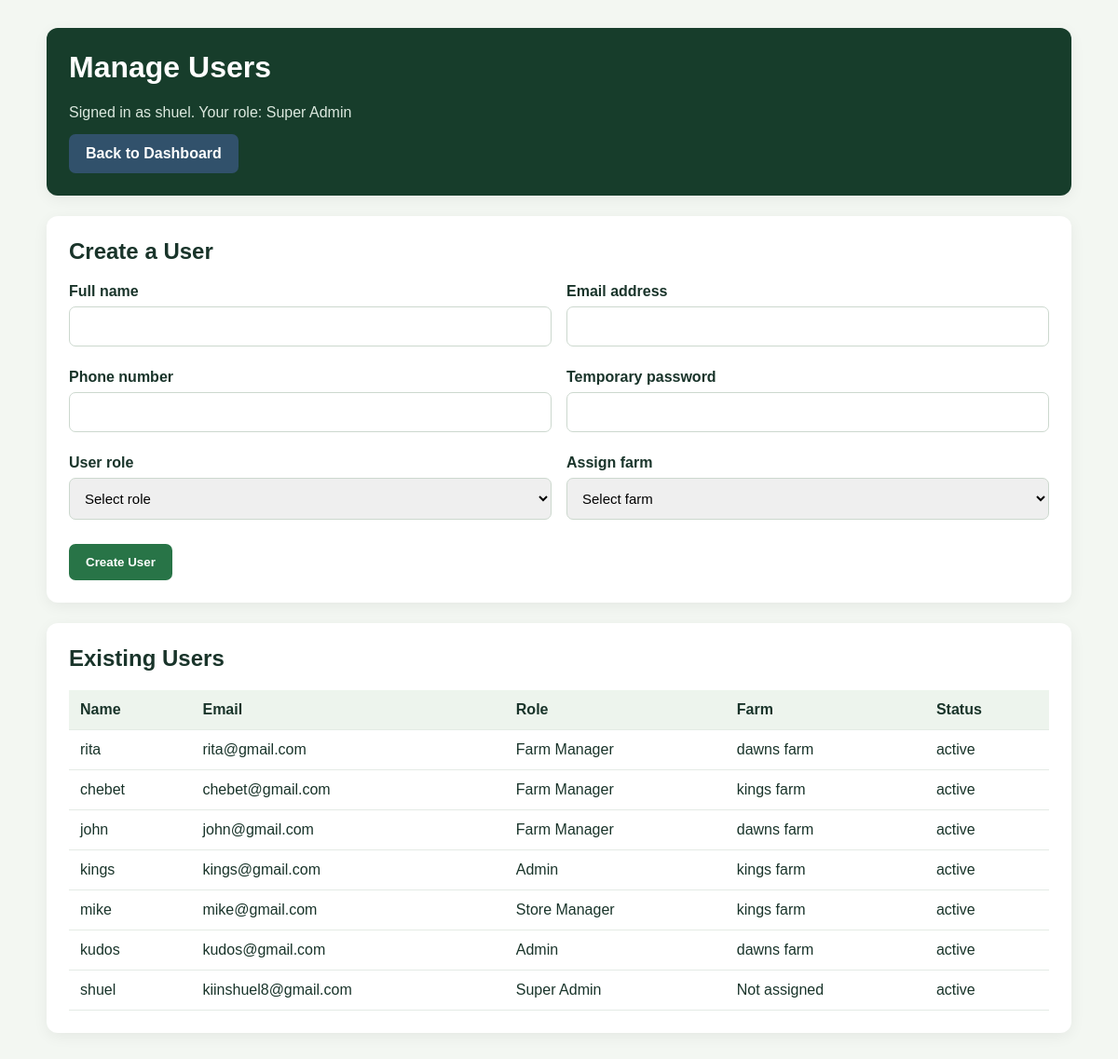
/users.php (signed in), run on the app's committed database.
### tables this page shows
CREATE TABLE `users` (
  `user_id` int(11) NOT NULL,
  `role_id` int(11) NOT NULL,
  `farm_id` int(11) DEFAULT NULL,
  `full_name` varchar(150) NOT NULL,
  `email` varchar(150) NOT NULL,
  `password_hash` varchar(255) NOT NULL,
  `phone` varchar(30) DEFAULT NULL,
  `status` enum('active','inactive') DEFAULT 'active',
  `created_at` timestamp NOT NULL DEFAULT current_timestamp()
);

CREATE TABLE `roles` (
  `role_id` int(11) NOT NULL,
  `role_name` enum('super_admin','admin','farm_manager','store_manager') NOT NULL
);

CREATE TABLE `farms` (
  `farm_id` int(11) NOT NULL,
  `farm_name` varchar(150) NOT NULL,
  `location` varchar(255) DEFAULT NULL,
  `contact_phone` varchar(30) DEFAULT NULL,
  `created_at` timestamp NOT NULL DEFAULT current_timestamp(),
  `status` enum('active','inactive') DEFAULT 'active'
);

### includes/auth.php (called while the page is built, shortened)
<?php
function e(?string $value): string
{
    return htmlspecialchars($value ?? '', ENT_QUOTES, 'UTF-8');
}

### users.php (the view, shortened to what this page needs)
<?php
require_once __DIR__ . '/includes/auth.php';
$pdo = $pdo ?? null;
$currentRole = $_SESSION['role_name'] ?? '';
if ($currentRole === 'super_admin') {
    $listQuery = $pdo->query(
        'SELECT u.user_id, u.full_name, u.email, u.phone, u.status,
                r.role_name, f.farm_name
         FROM users u
         JOIN roles r ON u.role_id = r.role_id
         LEFT JOIN farms f ON u.farm_id = f.farm_id
         ORDER BY u.user_id DESC'
    );
    $users = $listQuery->fetchAll(PDO::FETCH_ASSOC);
}
?>
<!DOCTYPE html>
<html lang="en">
<head>
</head>
<body>
    <div class="container">
        <header class="header">
            <h1>Manage Users</h1>
            <p>
                Signed in as <?= e($_SESSION['full_name'] ?? 'User') ?>.
                Your role: <?= e(ucwords(str_replace('_', ' ', $currentRole))) ?>
            </p>
            <a class="back" href="<?= e($currentRole === 'super_admin'
                                        ? 'super_admin.php' : 'admin.php') ?>">Back to Dashboard</a>
        </header>
        <section class="panel">
            <h2>Create a User</h2>
            <form method="POST" action="users.php">
                <div class="form-grid">
                    <div class="field">
                        <label for="full_name">Full name</label>
                        <input id="full_name" name="full_name"
                            required maxlength="150">
                    </div>
                    <div class="field">
                        <label for="email">Email address</label>
                        <input id="email" name="email" type="email"
                            required maxlength="190">
                    </div>
                    <div class="field">
                        <label for="phone">Phone number</label>
                        <input id="phone" name="phone" type="tel"
                            maxlength="30">
                    </div>
                    <div class="field">
                        <label for="password">Temporary password</label>
                        <input id="password" name="password" type="password"
                            required minlength="8" autocomplete="new-password">
                    </div>
                    <div class="field">
                        <label for="role_name">User role</label>
                        <select id="role_name" name="role_name" required>
                            <option value="">Select role</option>
                        </select>
                    </div>
                    <?php if ($currentRole === 'super_admin'): ?>
                        <div class="field">
                            <label for="farm_id">Assign farm</label>
                            <select id="farm_id" name="farm_id" required>
                                <option value="">Select farm</option>
                            </select>
                        </div>
                    <?php endif; ?>
                </div>
                <button type="submit">Create User</button>
            </form>
        </section>
        <section class="panel">
            <h2>Existing Users</h2>
            <div class="table-wrap">
                <table>
                    <thead>
                        <tr>
                            <th>Name</th>
                            <th>Email</th>
                            <th>Role</th>
                            <th>Farm</th>
                            <th>Status</th>
                        </tr>
                    </thead>
                    <tbody>
                        <?php if (!$users): ?>
                            <tr>
                                <td colspan="5">No users found for this view.</td>
                            </tr>
                        <?php else: ?>
                            <?php foreach ($users as $user): ?>
                                <tr>
                                    <td><?= e($user['full_name']) ?></td>
                                    <td><?= e($user['email']) ?></td>
                                    <td><?= e(ucwords(str_replace('_', ' ', $user['role_name']))) ?></td>
                                    <td><?= e($user['farm_name'] ?? 'Not assigned') ?></td>
                                    <td><?= e($user['status'] ?? 'Unknown') ?></td>
                                </tr>
                            <?php endforeach; ?>
                        <?php endif; ?>
                    </tbody>
                </table>
            </div>
        </section>
    </div>
</body>
</html>

### users.php (style rules this page uses)
* { box-sizing: border-box; }
body { margin: 0; padding: 30px; font-family: Arial, sans-serif; background: #f3f7f2; color: #19342a; }
.container { max-width: 1100px; margin: auto; }
.header, .panel { background: white; border-radius: 12px; padding: 24px; margin-bottom: 22px; box-shadow: 0 4px 16px rgba(0, 0, 0, .06); }
h1, h2 { margin-top: 0; }
.header { background: #173d2b; color: white; }
.header p { margin-bottom: 0; color: #dce9df; }
.form-grid { display: grid; grid-template-columns: repeat(2, minmax(0, 1fr)); gap: 16px; }
label { display: block; font-weight: bold; margin-bottom: 7px; }
input, select { width: 100%; padding: 12px; border: 1px solid #ccd8ce; border-radius: 7px; font-size: 15px; }
.field { margin-bottom: 8px; }
button, .back { display: inline-block; background: #287447; color: white; padding: 12px 18px; border: 0; border-radius: 7px; text-decoration: none; font-weight: bold; cursor: pointer; }
button { margin-top: 18px; }
.back { background: #31516b; margin-top: 14px; }
.table-wrap { overflow-x: auto; }
table { width: 100%; border-collapse: collapse; }
th, td { text-align: left; padding: 12px; border-bottom: 1px solid #e4ebe5; }
th { background: #edf4ed; }

### data on the page
users: full_name "rita", email "rita@gmail.com", role.role_name "Farm Manager", farm.farm_name "dawns farm", status "active"
users: full_name "chebet", email "chebet@gmail.com", role.role_name "Farm Manager", farm.farm_name "kings farm", status "active"
users: full_name "john", email "john@gmail.com", role.role_name "Farm Manager", farm.farm_name "dawns farm", status "active"
users: full_name "kings", email "kings@gmail.com", role.role_name "Admin", farm.farm_name "kings farm", status "active"
users: full_name "mike", email "mike@gmail.com", role.role_name "Store Manager", farm.farm_name "kings farm", status "active"
users: full_name "kudos", email "kudos@gmail.com", role.role_name "Admin", farm.farm_name "dawns farm", status "active"
users: full_name "shuel", email "kiinshuel8@gmail.com", role.role_name "Super Admin", farm_name "Not assigned", status "active"

### other printed values
$_SESSION['full_name'] "shuel"
str_replace('_', ' ', $currentRole) "Super Admin"
